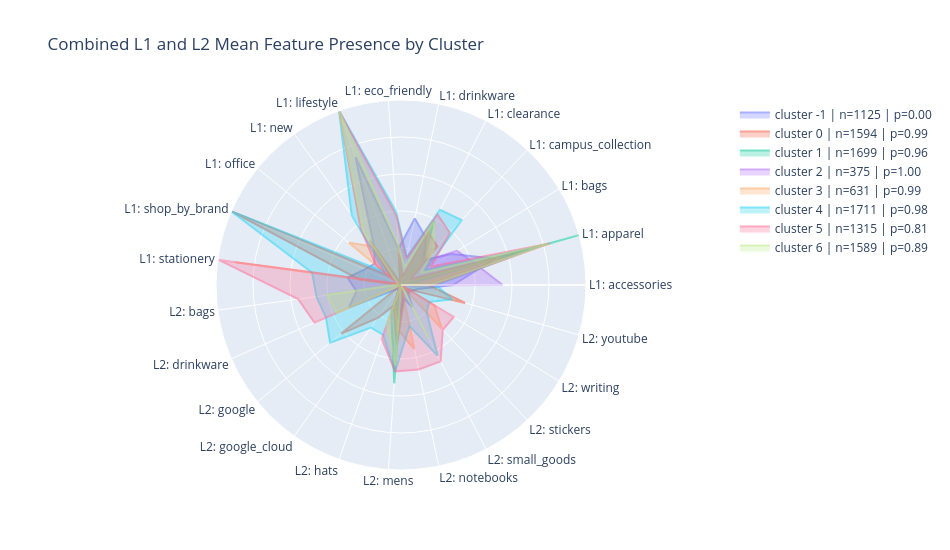

Notebook source saved alongside this figure:
### Code cell
# choose features with enough signal
threshold = 0.25
plot_feature_cols = [
    col for col in combined_cluster_profile_df.columns
    if (col.startswith("l1_") or col.startswith("l2_")) and combined_cluster_profile_df[col].max() >= threshold
]
plot_feature_labels = [
    col.replace("l1_", "L1: ").replace("l2_", "L2: ")
    for col in plot_feature_cols
]
# optional: exclude noise cluster
plot_df = combined_cluster_profile_df.sort_values("cluster").reset_index(drop=True)


fig = go.Figure()
for _, row in plot_df.iterrows():
    cluster_id = int(row["cluster"])
    values = row[plot_feature_cols].to_numpy(dtype=float)
    values_closed = np.append(values, values[0])
    labels_closed = plot_feature_labels + [plot_feature_labels[0]]

    fig.add_trace(
        go.Scatterpolar(
            r=values_closed,
            theta=labels_closed,
            fill="toself",
            name=(
                f"cluster {cluster_id} "
                f"| n={int(row['n_patterns'])} "
                f"| p={row['avg_probability']:.2f}"
            ),
            opacity=0.55,
        )
    )

fig.update_layout(
    title="Combined L1 and L2 Mean Feature Presence by Cluster",
    polar=dict(
        radialaxis=dict(
            visible=True,
            range=[0, 1],
            showticklabels=False,
        )
    ),
    showlegend=True,
    width=950,
    height=550,
)

fig.show()

### Figure 1 — Plotly figure (JSON) as saved in the notebook; plotly's stock layout.template omitted (floating-point values rounded to 4 significant figures)
{"data": [{"fill": "toself", "name": "cluster -1 | n=1125 | p=0.00", "opacity": 0.55, "r": [0.2818, 0.528, 0.3227, 0.1876, 0.2898, 0.3671, 0.1964, 0.7333, 0.2516, 0.184, 0.2124, 0.2916, 0.2427, 0.3076, 0.04, 0.01867, 0.088, 0.184, 0.07289, 0.1351, 0.05422, 0.064, 0.08711, 0.2818], "theta": ["L1: accessories", "L1: apparel", "L1: bags", "L1: campus_collection", "L1: clearance", "L1: drinkware", "L1: eco_friendly", "L1: lifestyle", "L1: new", "L1: office", "L1: shop_by_brand", "L1: stationery", "L2: bags", "L2: drinkware", "L2: google", "L2: google_cloud", "L2: hats", "L2: mens", "L2: notebooks", "L2: small_goods", "L2: stickers", "L2: writing", "L2: youtube", "L1: accessories"], "type": "scatterpolar"}, {"fill": "toself", "name": "cluster 0 | n=1594 | p=0.99", "opacity": 0.55, "r": [0.1462, 0.7171, 0.05897, 0.2873, 0.3193, 0.04893, 0.1719, 0.01255, 0.2936, 0.06838, 0.995, 0.2315, 0.001255, 0.0, 0.4159, 0.2171, 0.1198, 0.3237, 0.0803, 0.0, 0.06901, 0.04203, 0.3601, 0.1462], "theta": ["L1: accessories", "L1: apparel", "L1: bags", "L1: campus_collection", "L1: clearance", "L1: drinkware", "L1: eco_friendly", "L1: lifestyle", "L1: new", "L1: office", "L1: shop_by_brand", "L1: stationery", "L2: bags", "L2: drinkware", "L2: google", "L2: google_cloud", "L2: hats", "L2: mens", "L2: notebooks", "L2: small_goods", "L2: stickers", "L2: writing", "L2: youtube", "L1: accessories"], "type": "scatterpolar"}, {"fill": "toself", "name": "cluster 1 | n=1699 | p=0.96", "opacity": 0.55, "r": [0.01766, 0.9988, 0.0153, 0.1742, 0.3891, 0.02472, 0.1248, 0.01354, 0.236, 0.01001, 0.001177, 0.007652, 0.0, 0.001766, 0.0, 0.0005886, 0.1577, 0.5327, 0.001177, 0.001177, 0.001177, 0.002943, 0.0005886, 0.01766], "theta": ["L1: accessories", "L1: apparel", "L1: bags", "L1: campus_collection", "L1: clearance", "L1: drinkware", "L1: eco_friendly", "L1: lifestyle", "L1: new", "L1: office", "L1: shop_by_brand", "L1: stationery", "L2: bags", "L2: drinkware", "L2: google", "L2: google_cloud", "L2: hats", "L2: mens", "L2: notebooks", "L2: small_goods", "L2: stickers", "L2: writing", "L2: youtube", "L1: accessories"], "type": "scatterpolar"}, {"fill": "toself", "name": "cluster 2 | n=375 | p=1.00", "opacity": 0.55, "r": [0.5493, 0.4187, 0.3547, 0.168, 0.3067, 0.03733, 0.168, 0.008, 0.2267, 0.032, 0.016, 0.01867, 0.0, 0.0, 0.0, 0.0, 0.032, 0.1413, 0.0, 0.0, 0.0, 0.0, 0.002667, 0.5493], "theta": ["L1: accessories", "L1: apparel", "L1: bags", "L1: campus_collection", "L1: clearance", "L1: drinkware", "L1: eco_friendly", "L1: lifestyle", "L1: new", "L1: office", "L1: shop_by_brand", "L1: stationery", "L2: bags", "L2: drinkware", "L2: google", "L2: google_cloud", "L2: hats", "L2: mens", "L2: notebooks", "L2: small_goods", "L2: stickers", "L2: writing", "L2: youtube", "L1: accessories"], "type": "scatterpolar"}, {"fill": "toself", "name": "cluster 3 | n=631 | p=0.99", "opacity": 0.55, "r": [0.1189, 0.5578, 0.02219, 0.206, 0.3328, 0.02536, 0.2203, 0.001585, 0.2536, 0.3629, 0.01109, 0.9049, 0.0, 0.0, 0.001585, 0.0, 0.1125, 0.2409, 0.3534, 0.0, 0.3217, 0.2124, 0.0, 0.1189], "theta": ["L1: accessories", "L1: apparel", "L1: bags", "L1: campus_collection", "L1: clearance", "L1: drinkware", "L1: eco_friendly", "L1: lifestyle", "L1: new", "L1: office", "L1: shop_by_brand", "L1: stationery", "L2: bags", "L2: drinkware", "L2: google", "L2: google_cloud", "L2: hats", "L2: mens", "L2: notebooks", "L2: small_goods", "L2: stickers", "L2: writing", "L2: youtube", "L1: accessories"], "type": "scatterpolar"}, {"fill": "toself", "name": "cluster 4 | n=1711 | p=0.98", "opacity": 0.55, "r": [0.1894, 0.7686, 0.1531, 0.4798, 0.4576, 0.152, 0.3974, 0.9994, 0.4617, 0.1099, 0.9982, 0.4845, 0.4611, 0.4418, 0.4939, 0.2811, 0.287, 0.4687, 0.2268, 0.4302, 0.204, 0.1765, 0.287, 0.1894], "theta": ["L1: accessories", "L1: apparel", "L1: bags", "L1: campus_collection", "L1: clearance", "L1: drinkware", "L1: eco_friendly", "L1: lifestyle", "L1: new", "L1: office", "L1: shop_by_brand", "L1: stationery", "L2: bags", "L2: drinkware", "L2: google", "L2: google_cloud", "L2: hats", "L2: mens", "L2: notebooks", "L2: small_goods", "L2: stickers", "L2: writing", "L2: youtube", "L1: accessories"], "type": "scatterpolar"}, {"fill": "toself", "name": "cluster 5 | n=1315 | p=0.81", "opacity": 0.55, "r": [0.1764, 0.8342, 0.1894, 0.3863, 0.4297, 0.1468, 0.3749, 0.9954, 0.3779, 0.1787, 0.01749, 0.9939, 0.5605, 0.5095, 0.0007605, 0.0007605, 0.3095, 0.4677, 0.4662, 0.4646, 0.3308, 0.3331, 0.0, 0.1764], "theta": ["L1: accessories", "L1: apparel", "L1: bags", "L1: campus_collection", "L1: clearance", "L1: drinkware", "L1: eco_friendly", "L1: lifestyle", "L1: new", "L1: office", "L1: shop_by_brand", "L1: stationery", "L2: bags", "L2: drinkware", "L2: google", "L2: google_cloud", "L2: hats", "L2: mens", "L2: notebooks", "L2: small_goods", "L2: stickers", "L2: writing", "L2: youtube", "L1: accessories"], "type": "scatterpolar"}, {"fill": "toself", "name": "cluster 6 | n=1589 | p=0.89", "opacity": 0.55, "r": [0.1561, 0.8263, 0.1252, 0.258, 0.3864, 0.09755, 0.2152, 0.9981, 0.3543, 0.03398, 0.01762, 0.01762, 0.4003, 0.3789, 0.0, 0.001259, 0.2253, 0.4374, 0.0, 0.3235, 0.001259, 0.0006293, 0.0, 0.1561], "theta": ["L1: accessories", "L1: apparel", "L1: bags", "L1: campus_collection", "L1: clearance", "L1: drinkware", "L1: eco_friendly", "L1: lifestyle", "L1: new", "L1: office", "L1: shop_by_brand", "L1: stationery", "L2: bags", "L2: drinkware", "L2: google", "L2: google_cloud", "L2: hats", "L2: mens", "L2: notebooks", "L2: small_goods", "L2: stickers", "L2: writing", "L2: youtube", "L1: accessories"], "type": "scatterpolar"}], "layout": {"height": 550, "polar": {"radialaxis": {"range": [0, 1], "showticklabels": false, "visible": true}}, "showlegend": true, "title": {"text": "Combined L1 and L2 Mean Feature Presence by Cluster"}, "width": 950}}
